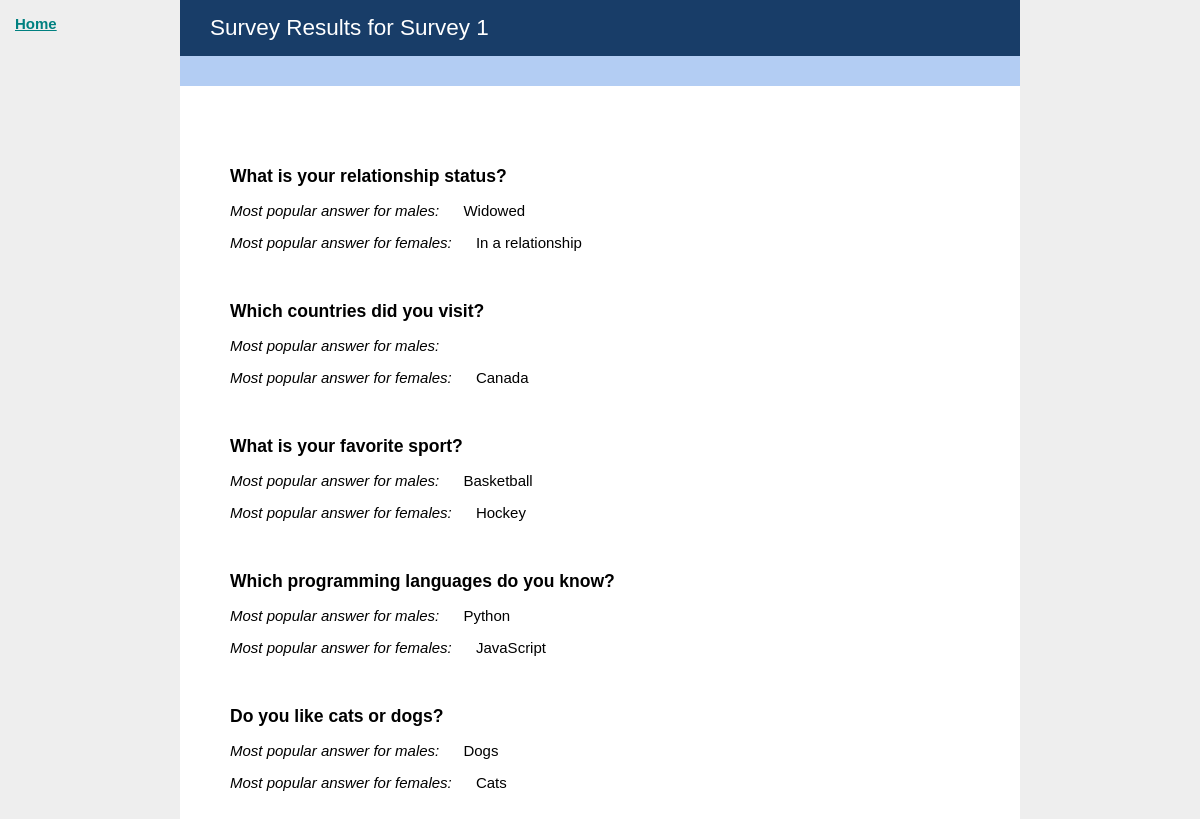
The app's page /results/1/ with its own data.
### core/models.py (models this page shows, shortened)
class Survey(models.Model):
    survey_id = models.AutoField(primary_key=True)
    survey_name = models.CharField(max_length=50)

class Question(models.Model):
    question_id = models.AutoField(primary_key=True)
    survey_id = models.ForeignKey('Survey')
    question_type = models.CharField(max_length=20)
    question_order = models.IntegerField()
    question_text = models.CharField(max_length=200, default="Question text.")
    def countAnswers(self, responses):
        counts = responses.values('answer_id').annotate(dcount=Count('answer_id'))
        counter = -1
        results = None
        for each in counts:
            if each['dcount'] >= counter:
                results = each['answer_id']
                counter = each['dcount']
        return Answer.objects.all().filter(answer_id=results)[:1]
    def getMostPopMaleAnswer(self):
        male_responses = Response.objects.filter(answer_id__answer_text='Male').values('response_group_id')
        final_responses = Response.objects.filter(question_id = self.question_id).filter(response_group_id__in=male_responses)
        return self.countAnswers(final_responses)
    def getMostPopFemaleAnswer(self):
        female_responses = Response.objects.filter(answer_id__answer_text='Female').values('response_group_id')
        final_responses = Response.objects.filter(question_id__survey_id=self.survey_id).filter(question_id = self.question_id).filter(response_group_id__in=female_responses)
        return self.countAnswers(final_responses)

class Answer(models.Model):
    answer_id = models.AutoField(primary_key=True)
    question_id = models.ForeignKey('Question')
    answer_text = models.CharField(max_length=200)

### core/views.py (the view)
# urls.py: url(r'^results/(?P<surveyID>[0-9]+)/$', core.views.view_results),
def view_results(request, surveyID):
    survey_obj = Survey.objects.raw('SELECT * FROM core_survey WHERE survey_id =  %s', [surveyID])[0]
    survey_questions = Question.objects.all().filter(survey_id=surveyID).order_by('question_order')
    showPopular = True if survey_obj.survey_id == 1 else False
    return render(request, 'results.html', { 'survey_data': survey_obj, 'survey_questions': survey_questions, 'showPopular':showPopular })

### betterhelp_exercise/templates/results.html (shortened to what this page needs)
{% extends "base.html" %}
{% load core_extras %}
{% block content %}
    <header>
        <h1>Survey Results for {{ survey_data.survey_name}}</h1>
    </header>
    <section>
    {% for question in survey_questions %}
        {% if question.question_text != "What is your gender?" %}
            <h3>{{ question.question_text }}</h3>
            {% if showPopular %}
                <p>
                    <em>Most popular answer for males:</em> {% for answer in question.getMostPopMaleAnswer %} {{answer.answer_text}} {% endfor %}
                </p>
                <p>
                    <em>Most popular answer for females:</em> {% for answer in question.getMostPopFemaleAnswer %} {{answer.answer_text}} {% endfor %}
                </p>
            {% else %}
                <p><em>All responses:</em></p>
                {% for response in question.getResponses %}
                    {{ response }}<br />
                {% endfor %}
            {% endif %}
        {% endif %}
    {% endfor %}
    </section>
{% endblock %}

### betterhelp_exercise/templates/base.html (style rules this page uses)
* { box-sizing: border-box; }
html { font-size: 100%; overflow-y: scroll; -webkit-text-size-adjust: 100%; -ms-text-size-adjust: 100%; }
body { font-size: 15px; font-family: arial, sans-serif; margin: 0; padding: 0; background-color: #eee; }
header { background-color: #183D68; color: #fff; border-bottom: 30px solid #B3CDF3; }
header h1 { font-weight: 400; padding: 15px 30px; margin: 0; font-size: 1.5em; }
section { padding: 30px 50px; }
em { margin-right: 20px; }
h3 { margin: 50px 0 0; }

### records on screen
Survey: survey_name "Survey 1"
Question: question_text "What is your relationship status?"
Answer: answer_text "Widowed"
Answer: answer_text "In a relationship"
Question: question_text "Which countries did you visit?"
Answer: answer_text "Canada"
Question: question_text "What is your favorite sport?"
Answer: answer_text "Basketball"
Answer: answer_text "Hockey"
Question: question_text "Which programming languages do you know?"
Answer: answer_text "Python"
Answer: answer_text "JavaScript"
Question: question_text "Do you like cats or dogs?"
Answer: answer_text "Dogs"
Answer: answer_text "Cats"
